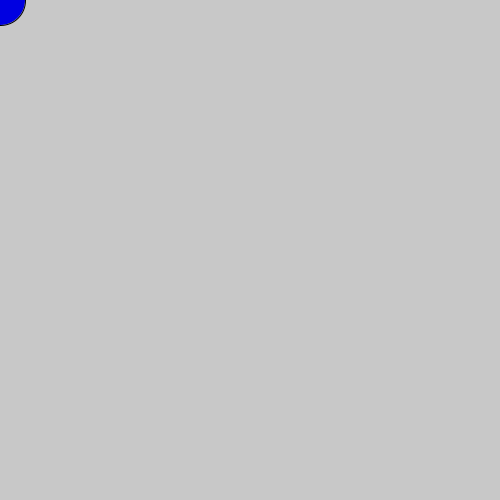
Frame 1 (no input)
Frame 60 (the mouse pressed at the canvas centre just before this capture): identical to frame 1, image omitted
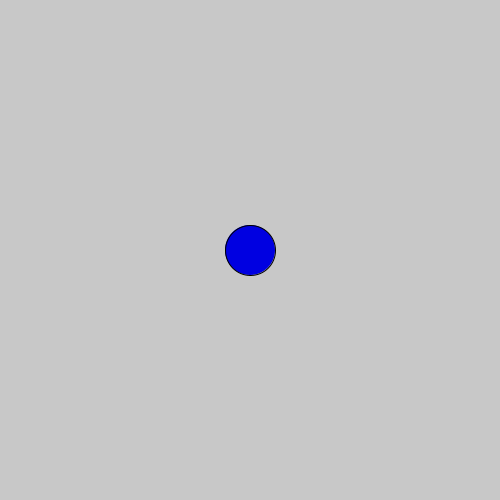
Frame 120 (the mouse held since frame 60 and released just before this capture)

The Processing sketch that drew these frames (run headless with seeded random() and noise(); from frame 60 on, the mouse is pressed at the canvas centre):

// Processing sketch: mouse_movement
// ── mouse_movement.pde
//runs exactly one time
void setup() {
  size(500,500) ;
  background(200) ;
  frameRate(60) ;
}

// runs in a loop
void draw() {
  background(200) ;
  fill(0,0,225) ;
  ellipse(mouseX,mouseY,50,50) ;
}
